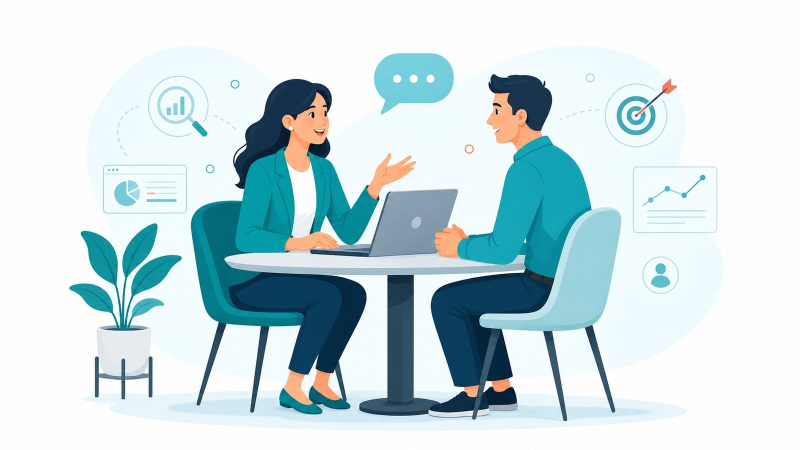
#> input picture src/assets/images/consultoria-cta.jpg, 1600 x 900 px, given in place of mpresariales_-_Nube-12294792-dc1e-418d-9e8b-4f0a7cf53f1b.png, which was not available (shown at 1/2 size)
$ python extract-mockup-assets.py
#> lines starting #> are read from the running program, lines starting #| are printed output that depends on the picture; pictures that were not available may be replaced by others from this repository, and a replacement may not be noted
#!/usr/bin/env python3
"""Extract page assets from design mockup PNGs."""
from PIL import Image
import os
import sys

ASSETS_SRC = '/Users/michi/.cursor/projects/Users-michi-Desktop-databrainsdefinitivo/assets'
OUT_BASE = '/Users/michi/Desktop/databrainsdefinitivo/src/assets/images/pages'
CAROUSEL_LEFT = 54
CAROUSEL_RIGHT = 55
CAROUSEL_PHOTO_H = 15


def save(img, path, scale=2):
    os.makedirs(os.path.dirname(path), exist_ok=True)
    if scale > 1:
        img = img.resize((img.width * scale, img.height * scale), Image.Resampling.LANCZOS)
    img.convert('RGB').save(path, quality=95)
    print(f'saved {path} {img.size}')


def carousel_boxes(w, count):
    usable = w - CAROUSEL_LEFT - CAROUSEL_RIGHT
    cw = usable / count
    return [
        (int(CAROUSEL_LEFT + i * cw + 2), int(CAROUSEL_LEFT + (i + 1) * cw - 2))
        for i in range(count)
    ]


def extract_carousel(im, y1, count, out_dir, scale=8, height=None):
    boxes = carousel_boxes(im.width, count)
    y2 = y1 + (height if height is not None else CAROUSEL_PHOTO_H)
    for i, (l, r) in enumerate(boxes, 1):
        save(im.crop((l, y1, r, y2)), f'{out_dir}/carousel-{i}.jpg', scale=scale)


def extract_carousel_boxes(im, boxes, out_dir, scale=3):
    for i, box in enumerate(boxes, 1):
        crop_box = box(im.width, im.height) if callable(box) else box
        save(im.crop(crop_box), f'{out_dir}/carousel-{i}.jpg', scale=scale)


def split_strip(im, box, count, out_dir, prefix, scale=6, photo_frac=0.38):
    strip = im.crop(box)
    w, h = strip.size
    photo_h = max(1, int(h * photo_frac))
    cw = w / count
    inset = max(1, int(cw * 0.02))
    for i in range(count):
        l = int(i * cw + inset)
        r = int((i + 1) * cw - inset)
        save(strip.crop((l, 0, r, photo_h)), f'{out_dir}/{prefix}-{i + 1}.jpg', scale=scale)


def extract(page, cfg):
#> called with page = 'nube'
    src = os.path.join(ASSETS_SRC, cfg['file'])
    im = Image.open(src)
#> im is the input picture: PIL image 1600x900 RGB; mean R, G, B 202.4, 221.1, 225.3
    w, h = im.size
#> w = 1600; h = 900
    out = os.path.join(OUT_BASE, page)

    if 'hero' in cfg:
        box = cfg['hero'](w, h) if callable(cfg['hero']) else cfg['hero']
#> box = (175, 168, 1594, 276)
        save(im.crop(box), f'{out}/hero.jpg', scale=2)
#> in save, `img = img.resize((img.width * scale, img.height * scale), Image.Resamp..`:
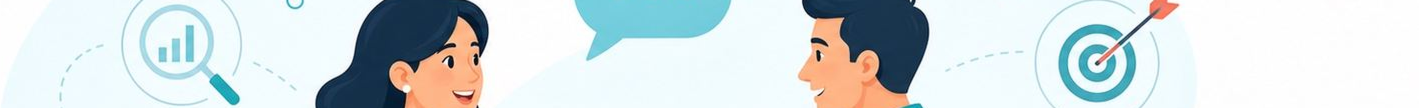
#> img: PIL image 2838x216 RGB (shown at 1/2 size); mean R, G, B 211, 220.4, 222.2
#| saved /Users/michi/Desktop/databrainsdefinitivo/src/assets/images/pages/nube/hero.jpg (2838, 216)

    if 'cta' in cfg:
        box = cfg['cta'](w, h) if callable(cfg['cta']) else cfg['cta']
#> box = (848, 886, 1596, 972)
        save(im.crop(box), f'{out}/cta.jpg', scale=2)
#> call 2 of save, with scale = 2
#> in save (call 2), `img = img.resize((img.width * scale, img.height * scale), Image.Resamp..`:
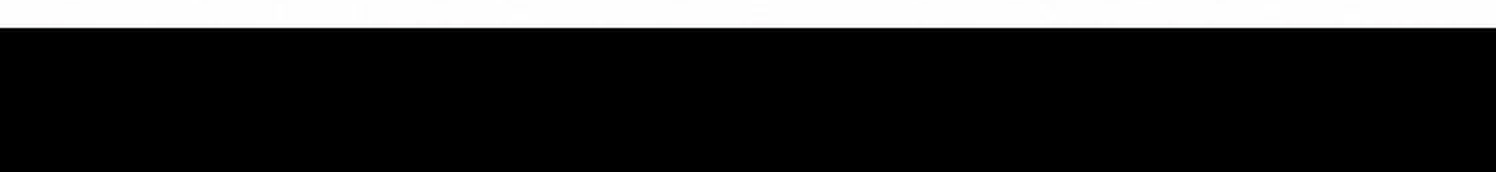
#> img: PIL image 1496x172 RGB; mean R, G, B 41.4, 41.3, 41.4
#| saved /Users/michi/Desktop/databrainsdefinitivo/src/assets/images/pages/nube/cta.jpg (1496, 172)

    if 'carousel_boxes' in cfg:
        boxes = cfg['carousel_boxes']
        if callable(boxes):
            boxes = boxes(w, h)
        extract_carousel_boxes(im, boxes, out, scale=cfg.get('carousel_scale', 3))
    elif 'carousel' in cfg:
        carousel = cfg['carousel']
        extract_carousel(
            im,
            carousel['y'],
            carousel['count'],
            out,
            scale=carousel.get('scale', 8),
            height=carousel.get('height'),
        )
#> the loop in extract_carousel, `for i, (l, r) in enumerate(boxes, 1):` made 5 passes
#> pass 1, in save (call 3), `img = img.resize((img.width * scale, img.height * scale), Image.Resamp..`:
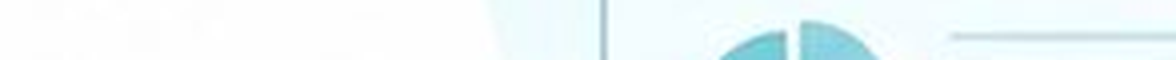
#> img: PIL image 2352x120 RGB (shown at 1/2 size); mean R, G, B 240, 249.6, 251.1
#> pass 2, in save (call 4), `img = img.resize((img.width * scale, img.height * scale), Image.Resamp..`:
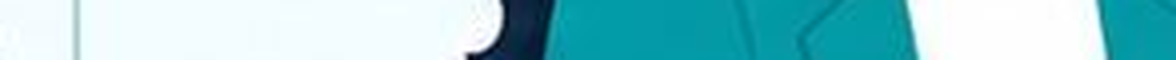
#> img: PIL image 2352x120 RGB (shown at 1/2 size); mean R, G, B 144.4, 204.6, 211.1
#> pass 3, in save (call 5), `img = img.resize((img.width * scale, img.height * scale), Image.Resamp..`:
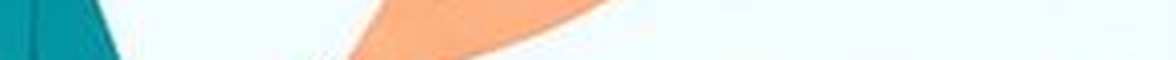
#> img: PIL image 2352x120 RGB (shown at 1/2 size); mean R, G, B 222.2, 231.1, 226.4

    for key in ('before', 'after', 'results'):
        if key in cfg:
            box = cfg[key](w, h) if callable(cfg[key]) else cfg[key]
            save(im.crop(box), f'{out}/{key}.jpg', scale=2)

    if 'bi' in cfg:
        y1, y2 = cfg['bi']['y']
        split_strip(im, (0, y1, w, y2), cfg['bi']['count'], out, 'bi', scale=6, photo_frac=0.35)

    if 'audience' in cfg:
        y1, y2 = cfg['audience']['y']
        split_strip(im, (0, y1, w, y2), cfg['audience']['count'], out, 'audience', scale=5, photo_frac=0.85)

    if 'feature' in cfg:
        boxes = cfg['feature'](w, h) if callable(cfg['feature']) else cfg['feature']
        for i, box in enumerate(boxes, 1):
            save(im.crop(box), f'{out}/feature-{i}.jpg', scale=3)


PAGES = {
    'nube': {
        'file': '03-Soluciones_Empresariales_-_Nube-12294792-dc1e-418d-9e8b-4f0a7cf53f1b.png',
        'hero': lambda w, h: (175, 168, w - 6, 276),
        'cta': lambda w, h: (int(w * 0.53), 886, w - 4, 972),
        'carousel': {'y': 355, 'count': 5},
    },
    'devops': {
        'file': '03-Soluciones_Empresariales_-_DevOps2-934dfeec-83b9-496e-8b4f-825587225950.png',
        'hero': lambda w, h: (175, 168, w - 6, 276),
        'cta': lambda w, h: (int(w * 0.53), 884, w - 4, 970),
        'carousel': {'y': 348, 'count': 5},
        'before': lambda w, h: (155, 648, 275, 768),
        'after': lambda w, h: (305, 648, 425, 768),
    },
    'datascience': {
        'file': '03-Soluciones_Empresariales_-_DataScience-44ec6723-64c0-4aee-a705-7cea668403de.png',
        'hero': lambda w, h: (175, 168, w - 6, 298),
        'cta': lambda w, h: (int(w * 0.54), 892, w - 4, 978),
        'carousel': {'y': 462, 'count': 5},
        'bi': {'y': (658, 726), 'count': 6},
    },
    'ia': {
        'file': '03-Soluciones_Empresariales_-_IA-f3c8c430-7006-4538-9a5e-da6284baad52.png',
        'hero': lambda w, h: (175, 168, w - 6, 276),
        'cta': lambda w, h: (int(w * 0.53), 884, w - 4, 970),
        'carousel': {'y': 348, 'count': 5},
        'before': lambda w, h: (157, 648, 277, 768),
        'after': lambda w, h: (307, 648, 427, 768),
    },
    'software': {
        'file': '03-Soluciones_Empresariales_-_2Software_A_la_Medida-3f2f9e3c-c4a6-40db-8add-30b7865ad873.png',
        'hero': lambda w, h: (248, 158, w - 14, 316),
        'cta': lambda w, h: (268, 838, w - 8, 955),
        'carousel_boxes': lambda w, h: [
            (int(54 + i * (w - 109) / 5 + 4), 340, int(54 + (i + 1) * (w - 109) / 5 - 4), 378)
            for i in range(5)
        ],
        'carousel_scale': 3,
    },
    'blockchain': {
        'file': '03-Soluciones_Empresariales_-_Blockchain-a1d89794-17b3-4770-9119-cb9e974840c2.png',
        'hero': lambda w, h: (285, 172, w - 8, 318),
        'cta': lambda w, h: (int(w * 0.54), 892, w - 4, 978),
        'carousel': {'y': 348, 'count': 6},
        'audience': {'y': (718, 778), 'count': 5},
        'results': lambda w, h: (12, 812, 282, 902),
    },
    'landing': {
        'file': '08-_Emprendedores_M1B__-_Landing_Pages-83448147-bcce-43c7-a422-9dde6cd18a6e.png',
        'hero': lambda w, h: (6, 200, w - 6, 315),
        'feature': lambda w, h: [
            (14, 358, 280, 492),
            (296, 358, 562, 492),
            (14, 502, 280, 636),
            (296, 502, 562, 636),
        ],
    },
}


if __name__ == '__main__':
    pages = PAGES.items()
    if len(sys.argv) > 1:
        name = sys.argv[1]
        if name not in PAGES:
            print(f'Unknown page: {name}. Available: {", ".join(PAGES)}')
            sys.exit(1)
        pages = [(name, PAGES[name])]
    for page, cfg in pages:
        extract(page, cfg)
#> pass 2 of the loop `for page, cfg in pages:`:
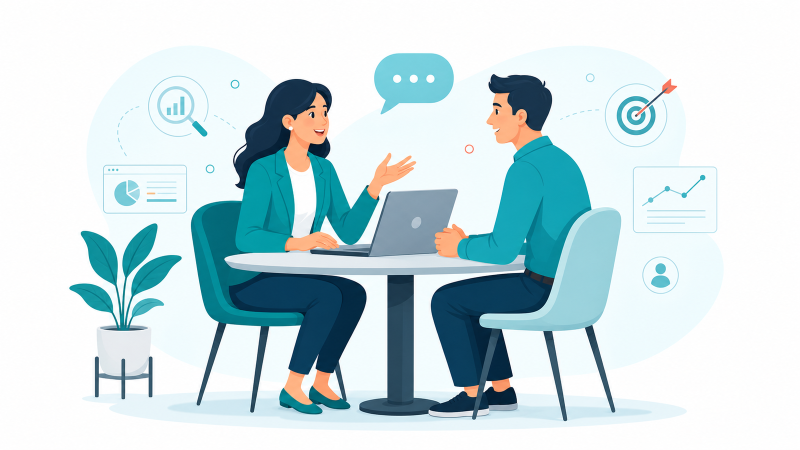
#> input picture src/assets/images/consultoria-cta.png, 1600 x 900 px, given in place of esariales_-_DevOps2-934dfeec-83b9-496e-8b4f-825587225950.png, which was not available (shown at 1/2 size)
#> in extract, im is the input picture: PIL image 1600x900 RGB; mean R, G, B 202.3, 221.2, 225.2
#> img: PIL image 2838x216 RGB
#| saved /Users/michi/Desktop/databrainsdefinitivo/src/assets/images/pages/devops/hero.jpg (2838, 216)
#> in save (call 9), `img = img.resize((img.width * scale, img.height * scale), Image.Resamp..`:
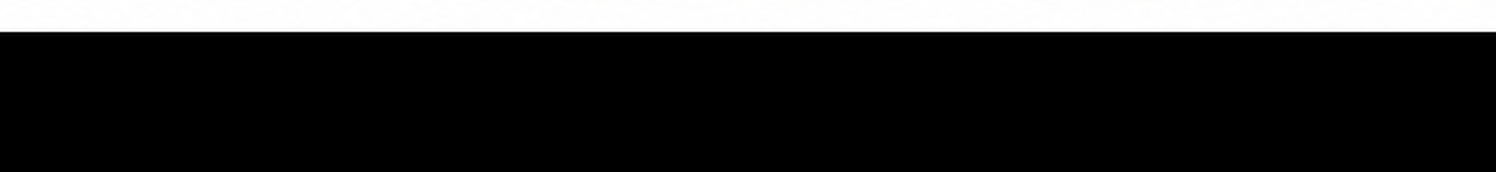
#> img: PIL image 1496x172 RGB; mean R, G, B 47.3, 47.3, 47.3
#| saved /Users/michi/Desktop/databrainsdefinitivo/src/assets/images/pages/devops/cta.jpg (1496, 172)
#> the loop in extract (call 2), `for key in ('before', 'after', 'results'):` made 3 passes
#> pass 2, in save (call 16), `img = img.resize((img.width * scale, img.height * scale), Image.Resamp..`:
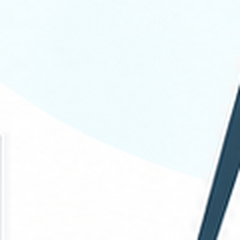
#> img: PIL image 240x240 RGB; mean R, G, B 237.2, 244.6, 246.7
#> (the run stopped early here; a loop or call above may not have finished)
